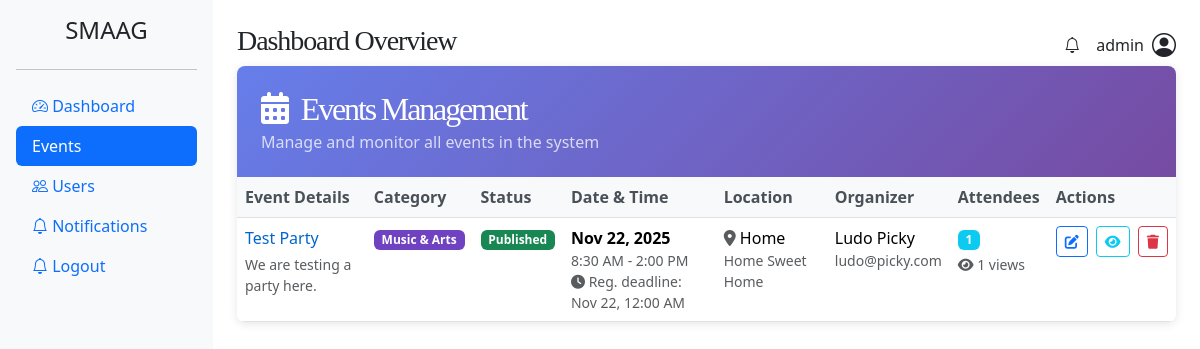
Before: /events/ (signed in) with the older database file.
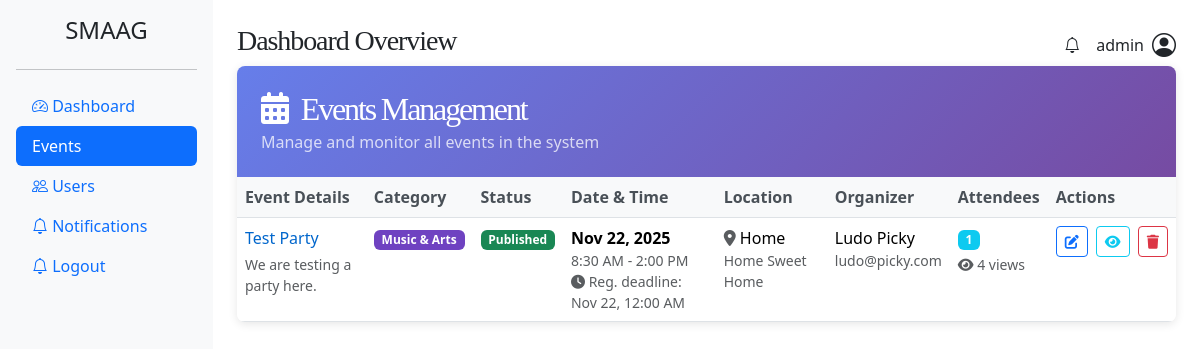
After: the same page with the newer database file.
### event_app/models.py (models this page shows, shortened)
class Event(models.Model):
    MUSIC_ARTS = 'music-arts'
    BUSINESS = 'business'
    SPORTS = 'sports'
    TECHNOLOGY = 'technology'
    FOOD_DRINK = 'food-drink'
    HEALTH_WELLNESS = 'health-wellness'
    EDUCATION = 'education'
    COMMUNITY = 'community'
    CHARITY = 'charity'
    GOVERNMENT = 'government'
    TOURISM = 'tourism'
    CATEGORY_CHOICES = [
        (MUSIC_ARTS, 'Music & Arts'),
        (BUSINESS, 'Business & Professional'),
        (SPORTS, 'Sports & Fitness'),
        (TECHNOLOGY, 'Technology'),
        (FOOD_DRINK, 'Food & Drink'),
        (HEALTH_WELLNESS, 'Health & Wellness'),
        (EDUCATION, 'Education & Learning'),
        (COMMUNITY, 'Community & Culture'),
        (CHARITY, 'Charity & Fundraising'),
        (GOVERNMENT, 'Government & Politics'),
        (TOURISM, 'Tourism & Hospitality'),
    ]
    DRAFT = 'draft'
    PUBLISHED = 'published'
    CANCELLED = 'cancelled'
    PENDING = 'pending'
    REJECTED = 'rejected'
    STATUS_CHOICES = [
        (DRAFT, 'Draft'),
        (PUBLISHED, 'Published'),
        (CANCELLED, 'Cancelled'),
        (PENDING, 'Pending'),
    ]
    title = models.CharField(max_length=200)
    description = models.TextField()
    category = models.CharField(max_length=80, choices=CATEGORY_CHOICES)
    status = models.CharField(max_length=20, choices=STATUS_CHOICES, default=DRAFT)
    organizer = models.ForeignKey(User, on_delete=models.CASCADE, related_name='organized_events')
    is_approved = models.BooleanField(default=False)
    attendees = models.ManyToManyField(
        Attendee,
        through='EventRegistration',
        related_name='events',
        blank=True
    )
    start_date = models.DateField()
    end_date = models.DateField()
    start_time = models.TimeField()
    end_time = models.TimeField()
    venue = models.CharField(max_length=200)
    city = models.CharField(max_length=100)
    is_online = models.BooleanField(default=False)
    online_link = models.URLField(blank=True, null=True)
    image = models.ImageField(upload_to='event_images/', blank=True, null=True)
    tags = models.TextField(help_text='Comma-separated tags', blank=True)
    max_attendees = models.PositiveIntegerField(blank=True, null=True)
    registration_deadline = models.DateTimeField(blank=True, null=True)
    views_count = models.PositiveIntegerField(default=0, editable=False)
    created_at = models.DateTimeField(auto_now_add=True)
    updated_at = models.DateTimeField(auto_now=True)
    class Meta:
        ordering = ['-created_at']

class CustomUser(AbstractUser):
    ROLE_CHOICES = [
        ('admin', 'Admin'),
        ('organizer', 'Organizer'),
        ('attendee', 'Attendee'),
    ]
    contact_number = models.CharField(max_length=15, blank=True, null=True)
    role = models.CharField(max_length=20, choices=ROLE_CHOICES, default='organizer')

### event_app/admin_views.py (the view)
# urls.py: path('events/', admin_views.events_list_view, name='events'),
@login_required
def events_list_view(request):
    events = Event.objects.exclude(status=Event.DRAFT).order_by('-created_at')
    return render(request, 'admin/events.html', {'events': events})

### templates/admin/events.html (shortened to what the changed rows need)
{% extends "admin/base.html" %}
{% block content %}
<div class="table-container">
    <div class="table-header">
        <h2 class="mb-0">
            <i class="fas fa-calendar-alt me-2"></i>
            Events Management
        </h2>
    </div>
    <div class="table-responsive">
        <table class="table table-hover mb-0">
            <thead>
                <tr>
                    <th scope="col">Event Details</th>
                    <th scope="col">Category</th>
                    <th scope="col">Status</th>
                    <th scope="col">Date & Time</th>
                    <th scope="col">Location</th>
                    <th scope="col">Organizer</th>
                    <th scope="col">Attendees</th>
                    <th scope="col">Actions</th>
                </tr>
            </thead>
            <tbody>
                {% for event in events %}
                <tr>
                    <td>
                        <div>
                            <a href="{% url 'preview' event.id %}" class="event-title">
                                {{ event.title }}
                            </a>
                            <div class="text-muted small mt-1">
                                {{ event.description|truncatechars:80 }}
                            </div>
                        </div>
                    </td>
                    <td>
                        {% if event.category == 'music-arts' %}
                            <span class="badge bg-purple" style="background-color: #6f42c1 !important;">Music & Arts</span>
                        {% elif event.category == 'business' %}
                            <span class="badge bg-primary">Business & Professional</span>
                        {% elif event.category == 'sports' %}
                            <span class="badge bg-warning text-dark">Sports & Fitness</span>
                        {% elif event.category == 'technology' %}
                            <span class="badge bg-info">Technology</span>
                        {% elif event.category == 'food-drink' %}
                            <span class="badge bg-orange" style="background-color: #fd7e14 !important;">Food & Drink</span>
                        {% elif event.category == 'health-wellness' %}
                            <span class="badge bg-success">Health & Wellness</span>
                        {% elif event.category == 'education' %}
                            <span class="badge bg-dark">Education & Learning</span>
                        {% elif event.category == 'community' %}
                            <span class="badge bg-secondary">Community & Culture</span>
                        {% elif event.category == 'charity' %}
                            <span class="badge bg-pink" style="background-color: #d63384 !important;">Charity & Fundraising</span>
                        {% elif event.category == 'government' %}
                            <span class="badge bg-indigo" style="background-color: #6610f2 !important;">Government & Politics</span>
                        {% elif event.category == 'tourism' %}
                            <span class="badge bg-teal" style="background-color: #20c997 !important;">Tourism & Hospitality</span>
                        {% endif %}
                    </td>
                    <td>
                        {% if event.status == 'pending' %}
                            <span class="badge bg-primary">Pending</span>
                        {% elif event.status == 'draft' %}
                            <span class="badge bg-secondary">Draft</span>
                        {% elif event.status == 'cancelled' %}
                            <span class="badge bg-danger">Cancelled</span>
                        {% elif event.status == 'rejected' %}
                            <span class="badge badge-rejected">Rejected</span>
                        {% elif event.status == 'published' %}
                            <span class="badge bg-success">Published</span>
                        {% endif %}
                    </td>
                    <td>
                        <div>
                            <strong>{{ event.start_date|date:"M d, Y" }}</strong>
                        </div>
                        <div class="text-muted small">
                            {{ event.start_time|time:"g:i A" }} - {{ event.end_time|time:"g:i A" }}
                        </div>
                        {% if event.registration_deadline %}
                        <div class="text-muted small">
                            <i class="fas fa-clock"></i> Reg. deadline: {{ event.registration_deadline|date:"M d, g:i A" }}
                        </div>
                        {% endif %}
                    </td>
                    <td>
                        {% if event.is_online %}
                            <span class="badge bg-info mb-1">
                                <i class="fas fa-globe"></i> Online
                            </span>
                            {% if event.online_link %}
                            <div class="small">
                                <a href="{{ event.online_link }}" target="_blank" class="text-decoration-none">
                                    <i class="fas fa-external-link-alt"></i> Join Link
                                </a>
                            </div>
                            {% endif %}
                        {% else %}
                            <div>
                                <i class="fas fa-map-marker-alt text-muted"></i>
                                {{ event.venue }}
                            </div>
                            <div class="text-muted small">{{ event.city }}</div>
                        {% endif %}
                    </td>
                    <td>
                        <div>{{ event.organizer.get_full_name|default:event.organizer.username }}</div>
                        <div class="text-muted small">{{ event.organizer.email }}</div>
                    </td>
                    <td>
                        <div>
                            <span class="badge bg-info">
                                {{ event.attendees.count }}
                            </span>
                        </div>
                        <div class="text-muted small mt-1">
                            <i class="fas fa-eye"></i> {{ event.views_count }} views
                        </div>
                    </td>
                    <td>
                        <div class="action-buttons">
                            <a href="" class="btn btn-sm btn-outline-primary me-1" title="Edit">
                                <i class="fas fa-edit"></i>
                            </a>
                            <a href="{% url 'preview' event.id %}" class="btn btn-sm btn-outline-info me-1" title="View">
                                <i class="fas fa-eye"></i>
                            </a>
                            <button type="button" class="btn btn-sm btn-outline-danger" data-bs-toggle="modal" data-bs-target="#deleteEventModal{{event.id}}"
                                    title="Delete">
                                <i class="fas fa-trash"></i>
                            </button>
                        </div>
                    </td>
                </tr>
                {% endfor %}
            </tbody>
        </table>
    </div>
</div>
{% endblock content %}

Changed rows visible on the page:
changed Event "Test Party": views_count "1" → "4"
